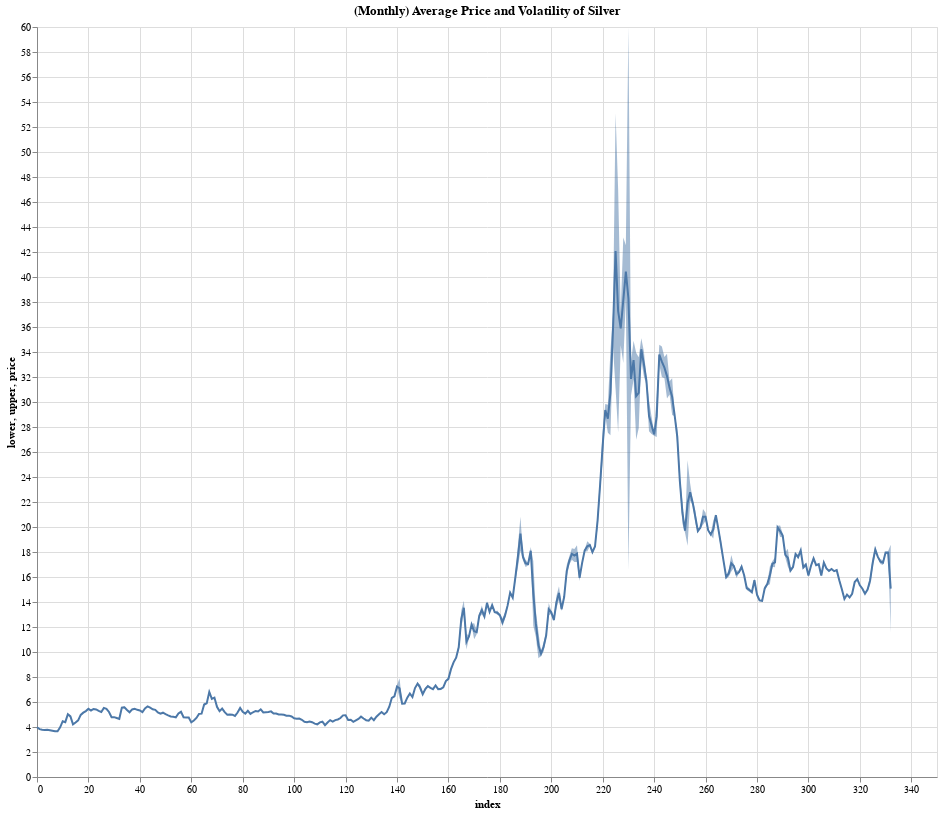

The cell this chart's notebook holds for it:
### Code cell
#creating a data source to plot
data = pd.DataFrame({'price': np.array(monthly_data['value_silver']), 'volatility': np.array(monthly_data['vol_silver'])})
data['lower'] = data['price'] - data['volatility']
data['upper'] = data['price'] + data['volatility']
data['index'] = data.index
print(data.head())
line = alt.Chart(data).mark_line().encode(
    x='index',
    y='price'
).properties(
    width=900,
    height=750,
    title='(Monthly) Average Price and Volatility of Silver'
)

band = alt.Chart(data).mark_area(
    opacity=0.5
).encode(
    x='index',
    y='lower:Q',
    y2='upper:Q'
)

band + line

### Figure 1 — Vega-Lite specification as saved in the notebook (floating-point values rounded to 4 significant figures; data arrays with more than 128 entries replaced by an {"elided": "..."} marker saying what was removed)
{"config": {"view": {"continuousWidth": 400, "continuousHeight": 300}}, "layer": [{"mark": {"type": "area", "opacity": 0.5}, "encoding": {"x": {"type": "quantitative", "field": "index"}, "y": {"type": "quantitative", "field": "lower"}, "y2": {"field": "upper"}}}, {"mark": "line", "encoding": {"x": {"type": "quantitative", "field": "index"}, "y": {"type": "quantitative", "field": "price"}}, "height": 750, "title": "(Monthly) Average Price and Volatility of Silver", "width": 900}], "data": {"name": "data-17f3de77a04f3111a02ada41414a0132"}, "$schema": "https://vega.github.io/schema/vega-lite/v4.0.2.json", "datasets": {"data-17f3de77a04f3111a02ada41414a0132": {"elided": "333 records"}}}
